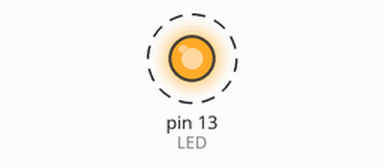
This sketch was run on a simulated Arduino Pro Mini, built with avr-gcc and run on an emulated ATmega328P. Parts: output pins drawn as LEDs (lit = HIGH). Dashed ring = blinking. What the sketch prints to the serial monitor is not drawn.

Above: at 0.2 s.
Timing chart, 0 to 3.0 s (numbered marks = the images above):
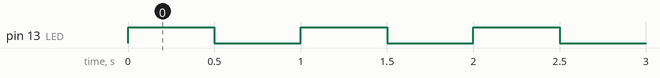

The sketch:

example.ino
```cpp
// Blink test sketch for an Arduino Pro Mini uploaded via the FT232RL; toggles the LED on pin 13 and prints a startup message over serial.
//
// Buy this module: https://shillehtek.com/products/shillehtek-ft232rl-mini-usb-to-ttl-serial-converter-adapter-module-2pcs
// Full manual: https://shillehtek.com/blogs/shillehtek-product-manuals/shillehtek-ft232rl-mini-usb-to-ttl-serial-converter-adapter-module-2pcs-manual
// More examples: https://github.com/shillehbean/shillehtek-examples
//

// Blink sketch for Arduino Pro Mini, uploaded via FT232RL
// Steps in Arduino IDE:
//  1. Tools -> Board: Arduino Pro or Pro Mini
//  2. Tools -> Processor: ATmega328P (5V, 16 MHz) or (3.3V, 8 MHz)
//  3. Tools -> Port: select the FT232RL COM/tty port
//  4. Click Upload

const int LED = 13;

void setup() {
  pinMode(LED, OUTPUT);
  Serial.begin(9600);
  Serial.println("Pro Mini online via FT232RL");
}

void loop() {
  digitalWrite(LED, HIGH);
  delay(500);
  digitalWrite(LED, LOW);
  delay(500);
}
```

Measured:
- by itself, pin 13 (LED): alternates HIGH for 0.50 s and LOW for 0.50 s
